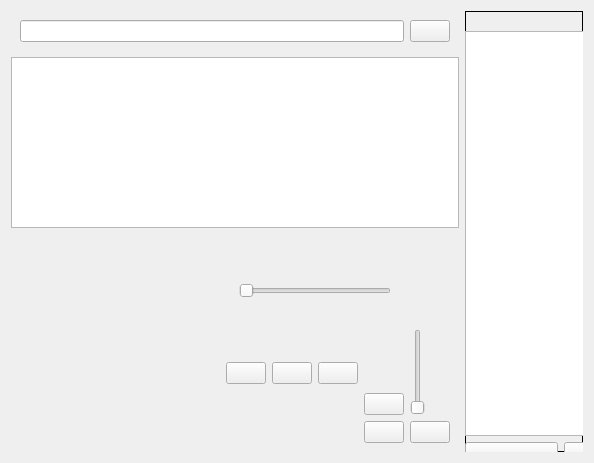
<?xml version="1.0" encoding="UTF-8"?>
<ui version="4.0">
 <class>MusicPlayerPage</class>
 <widget class="QWidget" name="MusicPlayerPage">
  <property name="geometry">
   <rect>
    <x>0</x>
    <y>0</y>
    <width>594</width>
    <height>463</height>
   </rect>
  </property>
  <layout class="QHBoxLayout" name="outer_layout">
   <item>
    <layout class="QVBoxLayout" name="main_layout">
     <item>
      <widget class="QFrame" name="search_bar">
       <layout class="QHBoxLayout" name="search_bar_layout">
        <item>
         <widget class="QLineEdit" name="search_input"/>
        </item>
        <item>
         <widget class="QPushButton" name="toggle_playlist_btn"/>
        </item>
       </layout>
      </widget>
     </item>
     <item>
      <widget class="QListWidget" name="playlist_widget"/>
     </item>
     <item>
      <widget class="QFrame" name="control_bar">
       <layout class="QHBoxLayout" name="control_layout">
        <item>
         <widget class="QLabel" name="album_art_label">
          <property name="sizePolicy">
           <sizepolicy hsizetype="Expanding" vsizetype="Expanding">
            <horstretch>1</horstretch>
            <verstretch>1</verstretch>
           </sizepolicy>
          </property>
          <property name="minimumSize">
           <size>
            <width>200</width>
            <height>200</height>
           </size>
          </property>
         </widget>
        </item>
        <item>
         <layout class="QVBoxLayout" name="right_main_layout">
          <item>
           <layout class="QVBoxLayout" name="title_artist_layout">
            <item>
             <widget class="QLabel" name="song_title_label"/>
            </item>
            <item>
             <widget class="QLabel" name="song_artist_label"/>
            </item>
           </layout>
          </item>
          <item>
           <layout class="QHBoxLayout" name="seeker_row">
            <item>
             <widget class="QLabel" name="current_time_label"/>
            </item>
            <item>
             <widget class="QSlider" name="seek_slider">
              <property name="orientation">
               <enum>Qt::Horizontal</enum>
              </property>
             </widget>
            </item>
            <item>
             <widget class="QLabel" name="total_time_label"/>
            </item>
           </layout>
          </item>
          <item>
           <layout class="QHBoxLayout" name="controls_row_layout">
            <item>
             <layout class="QHBoxLayout" name="main_controls_layout">
              <item>
               <widget class="QPushButton" name="prev_button"/>
              </item>
              <item>
               <widget class="QPushButton" name="play_pause_button"/>
              </item>
              <item>
               <widget class="QPushButton" name="next_button"/>
              </item>
             </layout>
            </item>
            <item>
             <layout class="QVBoxLayout" name="side_controls_layout2">
              <item>
               <spacer name="side2_top_spacer">
                <property name="orientation">
                 <enum>Qt::Vertical</enum>
                </property>
                <property name="sizeHint" stdset="0">
                 <size>
                  <width>0</width>
                  <height>0</height>
                 </size>
                </property>
               </spacer>
              </item>
              <item>
               <widget class="QPushButton" name="repeat_button"/>
              </item>
              <item>
               <widget class="QPushButton" name="shuffle_button"/>
              </item>
             </layout>
            </item>
           </layout>
          </item>
         </layout>
        </item>
        <item>
         <layout class="QVBoxLayout" name="side_controls_layout3">
          <item>
           <spacer name="side3_top_spacer">
            <property name="orientation">
             <enum>Qt::Vertical</enum>
            </property>
            <property name="sizeHint" stdset="0">
             <size>
              <width>0</width>
              <height>0</height>
             </size>
            </property>
           </spacer>
          </item>
          <item>
           <widget class="QSlider" name="volume_slider">
            <property name="orientation">
             <enum>Qt::Vertical</enum>
            </property>
           </widget>
          </item>
          <item>
           <widget class="QPushButton" name="volume_button"/>
          </item>
         </layout>
        </item>
       </layout>
      </widget>
     </item>
    </layout>
   </item>
   <item>
    <widget class="QFrame" name="playlist_panel">
     <property name="sizePolicy">
      <sizepolicy hsizetype="Expanding" vsizetype="Expanding">
       <horstretch>0</horstretch>
       <verstretch>0</verstretch>
      </sizepolicy>
     </property>
     <property name="maximumSize">
      <size>
       <width>500</width>
       <height>16777215</height>
      </size>
     </property>
     <property name="frameShape">
      <enum>QFrame::Panel</enum>
     </property>
     <widget class="QWidget" name="layoutWidget">
      <property name="geometry">
       <rect>
        <x>0</x>
        <y>0</y>
        <width>391</width>
        <height>453</height>
       </rect>
      </property>
      <layout class="QVBoxLayout" name="playlist_panel_layout" stretch="0,0,0">
       <property name="sizeConstraint">
        <enum>QLayout::SetDefaultConstraint</enum>
       </property>
       <property name="leftMargin">
        <number>0</number>
       </property>
       <item>
        <widget class="QLabel" name="playlist_title"/>
       </item>
       <item>
        <widget class="QListWidget" name="user_playlist_widget"/>
       </item>
       <item>
        <layout class="QHBoxLayout" name="playlist_btn_layout">
         <item>
          <widget class="QPushButton" name="btn_remove"/>
         </item>
         <item>
          <widget class="QPushButton" name="btn_up"/>
         </item>
         <item>
          <widget class="QPushButton" name="btn_down"/>
         </item>
         <item>
          <widget class="QPushButton" name="btn_save"/>
         </item>
        </layout>
       </item>
      </layout>
     </widget>
    </widget>
   </item>
  </layout>
 </widget>
 <resources/>
 <connections/>
</ui>
